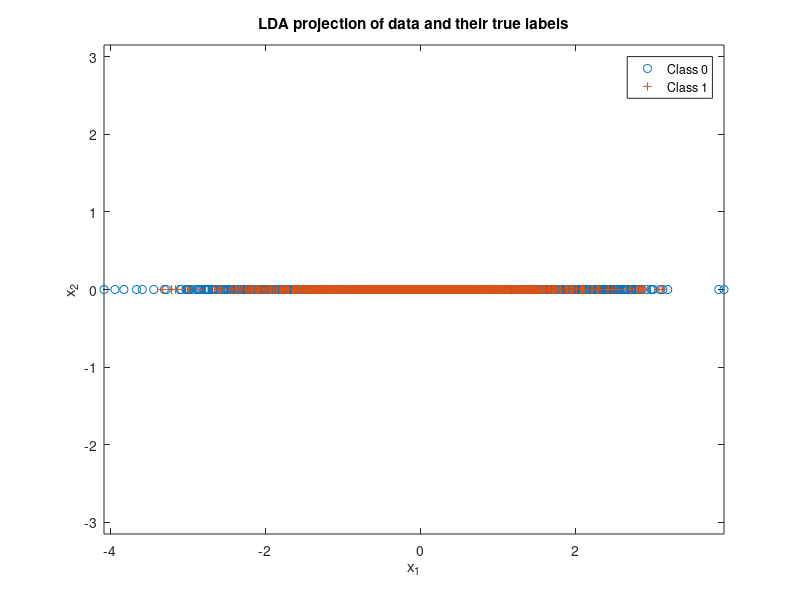
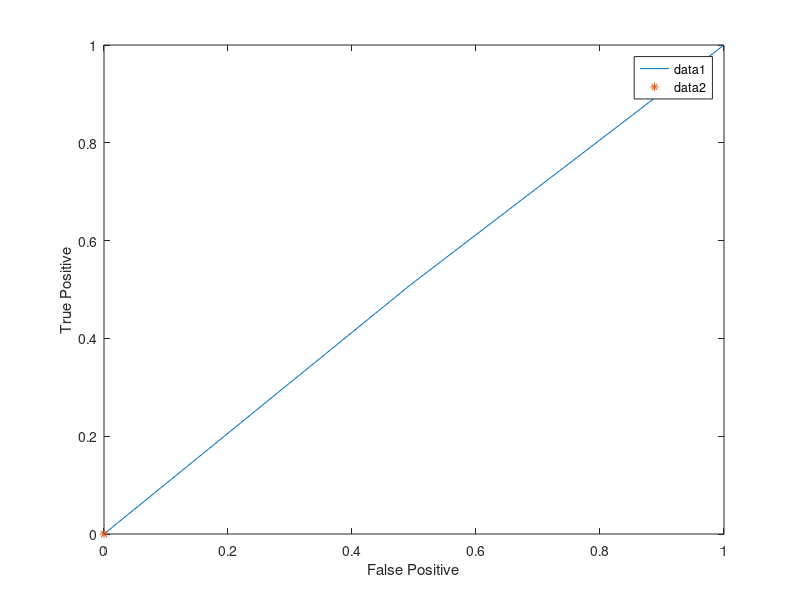

Recreate these plots in MATLAB, in order.
clear all
close all

n = 2; % number of feature dimensions
N = 10000; % number of iid samples
mu(:,1) = [-0.1;0]; mu(:,2) = [0.1;0];
Sigma(:,:,1) = [1,-0.9;-0.9,1]; Sigma(:,:,2) = [1,0.9;0.9,1];
p = [0.8,0.2];
label = rand(1,N)>=p(1);
Nc = [length(find(label==0)),length(find(label==1))];
N1 = Nc(1);
N2 = Nc(2);
x = zeros(n,N);
for l = 0:1
 x(:,label==l) = mvnrnd(mu(:,l+1),Sigma(:,:,l+1),Nc(l+1))';
end
Sb = (mu(:,1) - mu(:,2))*(mu(:,1)-mu(:,2))';
Sw = Sigma(:,:,1)+ Sigma(:,:,2);
[V,D] = eig(inv(Sw),Sb);
[~,ind] = sort(diag(D),'descend');
W = V(:,ind(1));
y = W'*x;
W = sign(mean(y(find(label==1)))-mean(y(find(label==0))))*W; 
y = sign(mean(y(find(label==1)))-mean(y(find(label==0))))*y; 

figure(3), clf,
plot(y(find(label==0)),zeros(1,Nc(1)),'o'), hold on,
plot(y(find(label==1)),zeros(1,Nc(2)),'+'), axis equal,
legend('Class 0','Class 1'), 
title('LDA projection of data and their true labels'),
xlabel('x_1'), ylabel('x_2'), 
tau = [-N:N];
dS = (y >= 0);
for t = 1:20001
    dec = dS>=tau(t);
    lda00 = find(dec==0 & label==0);
    pr00(t) = length(lda00)/Nc(1); % probability of true negative
    lda01 = find(dec==0 & label==1); 
    pr01(t) = length(lda01)/Nc(2); % probability of false negative
    lda10 = find(dec==1 & label==0); 
    pr10(t) = length(lda10)/Nc(1); 
    lda11 = find(dec==1 & label==1);
    pr11(t) = length(lda11)/Nc(2);
    perrlda(t) = ([pr10(t),pr01(t)]*Nc')/N;
end
kl = max(pr10);
jl = max(pr11);
[Ml,Il] = min(perrlda(:))

figure(5),
plot(pr10,pr11);hold on,
xlabel('False Positive');
ylabel('True Positive');
legend();

plot(pr10(Il),pr11(Il),'*');hold off;
axis([0 1 0 1]),
